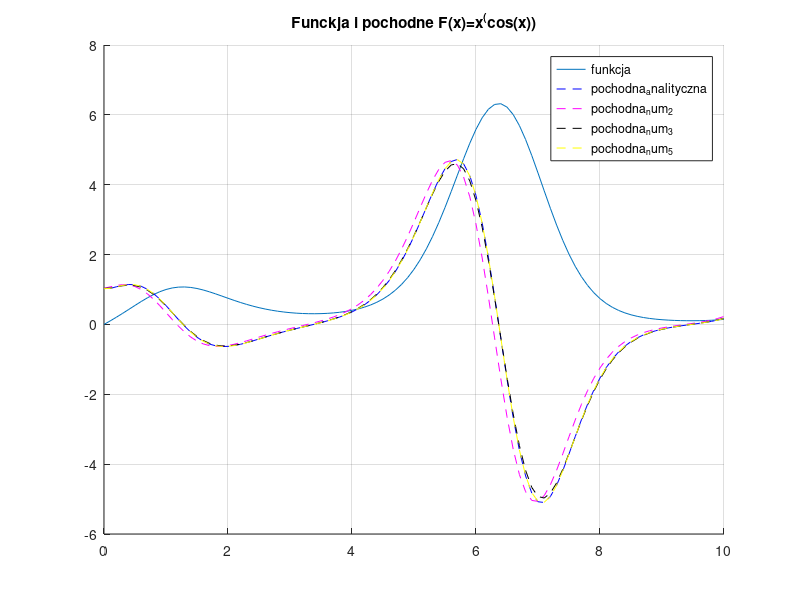

Recreate this plot in MATLAB.
x=0:0.1:10
h=0.2;
y=x.^(cos(x))
F='x.^(cos(x))'
f=inline(F)
pochodna_analityczna=(x.^(cos(x)-1)).*(cos(x)-x.*log(x).*sin(x));
pochodna_num_2=(f(x+h)-f(x))/h;
pochodna_num_3=(f(x+h)-f(x-h))/(2*h);
pochodna_num_5=(f(x-2*h)+8*f(x+h)-8*f(x-h)-f(x+2*h))/(12*h);
hold on
grid on
plot(x,y)
plot(x,pochodna_analityczna,'b--')
plot(x,pochodna_num_2,'m--')
plot(x,pochodna_num_3,'k--')
plot(x,pochodna_num_5,'y--')
legend('funkcja','pochodna_analityczna','pochodna_num_2','pochodna_num_3','pochodna_num_5')
title(['Funckja i pochodne F(x)=x^(cos(x))'])
hold off